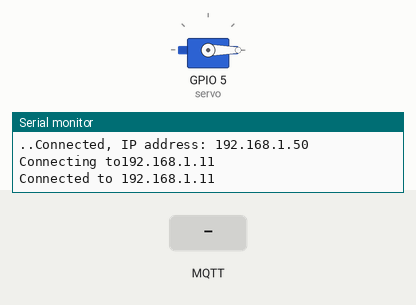
Bench run of a program on a simulated ESP8266 (NodeMCU). Parts: servo, the last lines printed to the serial monitor. Inputs (shaded band) come from the test bench. WiFi joins after 1.5 s; servers stay silent unless stated; no MQTT or app messages arrive unless stated.

Above: at 3.2 s.
3.3 s: MQTT message "1" arrives on the first subscribed topic
At 3.7 s:
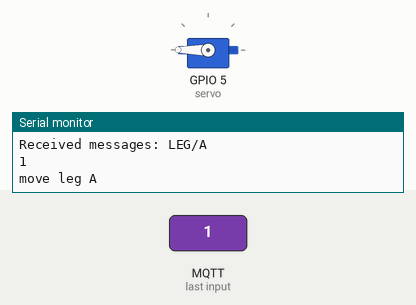
5.3 s: MQTT message "on" arrives on the first subscribed topic
6.8 s: MQTT message "off" arrives on the first subscribed topic
Timing chart, 0 to 9.8 s (numbered marks = the images above; inputs shaded):
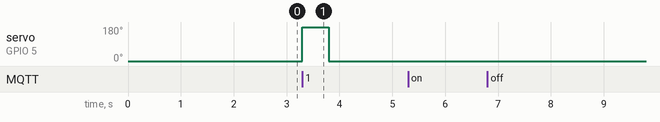

The program:

main.cpp
```cpp
#include <Arduino.h>
#include <Servo.h>
#include <ESP8266WiFi.h>
#include <PubSubClient.h>

Servo servo;

const char *user = "";
const char *pass = "";
const char *broker = "192.168.1.11";

const char *legA = "LEG/A";

WiFiClient espClient;
PubSubClient client(espClient);

long currentTime, lastTime;
int count = 0;
char message[50];

void setupWifi()
{
  Serial.println("Connection \n");
  WiFi.mode(WIFI_STA);
  WiFi.begin("Kreatifindo", "Kreatifindo666");
  while (WiFi.status() != WL_CONNECTED)
  {
    delay(1000);
    Serial.print(".");
  }

  Serial.print("Connected, IP address: ");
  Serial.println(WiFi.localIP());
}

void reconnect()
{
  while (!client.connected())
  {
    Serial.print("\nConnecting to");
    Serial.println(broker);
    if (client.connect("esp8266", user, pass))
    {
      Serial.print("\nConnected to ");
      Serial.println(broker);
      client.subscribe(legA);
    }
    else
    {
      Serial.println("\nTrying connect again..");
      delay(5000);
    }
  }
}

String byteToString(byte data[], unsigned int len)
{
    int a = (int) len;
    char result[a];
    for(int i = 0; i < a;i++){
      result[i] = (char) data[i];
    }
    result[a] = '\0'; // make last element null

    return result;
}

byte received_payload[128];
void callback(char *topic, byte *payload, unsigned int length)
{
  Serial.print("Received messages: ");
  Serial.println(topic);
  for (int i = 0; i < length; i++)
  {
    Serial.print((char)payload[i]);
  }
  Serial.println();

  String topicStr(topic);
  if (topicStr == legA)
  {
    Serial.println("move leg A ");
    if ((char)payload[0] == '1')
    {
      servo.write(180);
      delay(500);
      servo.write(0);
    }
  }

  memcpy(received_payload, payload, length);

  String cmd = byteToString(payload, length);
  Serial.println(cmd);

}

void setup()
{
  // put your setup code here, to run once:
  Serial.begin(9600);
  servo.attach(5);
  servo.write(0);

  setupWifi();
  client.setServer(broker, 1883);
  client.setCallback(callback);
}

void loop()
{
  // put your main code here, to run repeatedly:

  if (!client.connected())
  {
    reconnect();
  }
  client.loop();
}
```

Measured:
- after the input at 3.3 s, servo on GPIO 5 (servo): 0° → 180° at once, → 0° 0.50 s later
